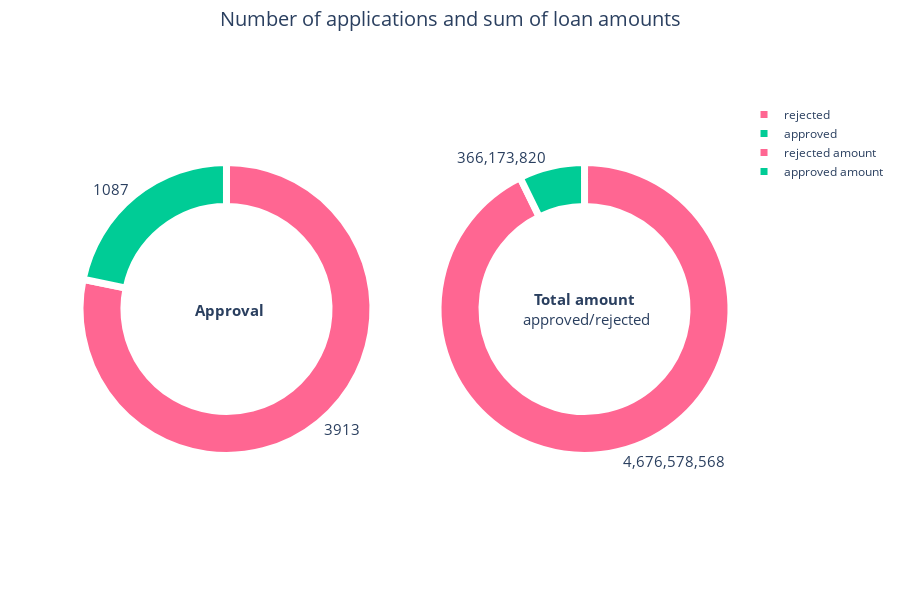

Source (notebook cell):
### Markdown cell above
DONUT CHART

### Code cell
########### settings ###########
donut_hole = 0.7

########### Approved/Rejected PIE CHART #############
trace_approval = go.Pie(labels = pie_chart_approval_loan_names,
                            values = [approved_loan.shape[0], rejected_loan.shape[0]],
                            hole = donut_hole)

########### Approved/Rejected Amount PIE CHART #############
trace_amount = go.Pie(values= [datasink.query(select_approved_decision)[get_decision_amount].sum(),
                                 datasink.query(select_rejected_decision)[get_decision_amount].sum()],
                            labels=pie_chart_loan_amount_names,
                            hole = donut_hole,
                            name="Loan amount")

fig = make_subplots(rows=1, cols=2,
                    specs=[[{"type": "pie"}, {"type": "pie"}]],
                    column_widths=[0.5, 0.5],
                    #vertical_spacing=0.001,
                    subplot_titles=("Approval", "Approved/rejected amount")
                    )

fig.add_trace(trace_approval, row=1, col=1)
fig.add_trace(trace_amount, row=1, col=2)

fig.update_traces(hoverinfo='label', textinfo='value', textfont_size=15, textposition="outside",
                  marker=dict(colors=approval_colors, line=dict(color='#FFFFFF', width=7)))
                
fig.update_annotations(yshift=20) # subplot tiltes

fig.update_layout(
    barmode='stack',
    plot_bgcolor = "white",
    #paper_bgcolor = 'lightgray',
    height=600,
    title={'text': f"Number of applications and sum of loan amounts",
          'x':0.5,
          'y':0.98,
          'xanchor': 'center',
          'font_size': 20
    },
    annotations= [
         {
            "font": {
               "size": 15
            },
            "showarrow": False,
            "text": "<b>Approval</b>",
            "x": 0.23,
            "y": 0.42
         },
         {
            "font": {
               "size": 15
            },
            "showarrow": False,
            "text": "<b>Total amount</b><br> approved/rejected",
            "x": 0.775,
            "y": 0.4
         }
      ],
      )

iplot(fig)

### Figure 1 — Plotly figure (JSON) as saved in the notebook; plotly's stock layout.template omitted (floating-point values rounded to 4 significant figures)
{"data": [{"domain": {"x": [0, 0.45], "y": [0, 1]}, "hole": 0.7, "hoverinfo": "label", "labels": ["approved", "rejected"], "marker": {"colors": ["#00CC96", "#FF6692"], "line": {"color": "#FFFFFF", "width": 7}}, "textfont": {"size": 15}, "textinfo": "value", "textposition": "outside", "type": "pie", "values": [1087, 3913]}, {"domain": {"x": [0.55, 1], "y": [0, 1]}, "hole": 0.7, "hoverinfo": "label", "labels": ["approved amount", "rejected amount"], "marker": {"colors": ["#00CC96", "#FF6692"], "line": {"color": "#FFFFFF", "width": 7}}, "name": "Loan amount", "textfont": {"size": 15}, "textinfo": "value", "textposition": "outside", "type": "pie", "values": [366173820, 4676578568]}], "layout": {"annotations": [{"font": {"size": 15}, "showarrow": false, "text": "<b>Approval</b>", "x": 0.23, "xanchor": "center", "xref": "paper", "y": 0.42, "yanchor": "bottom", "yref": "paper", "yshift": 20}, {"font": {"size": 15}, "showarrow": false, "text": "<b>Total amount</b><br> approved/rejected", "x": 0.775, "xanchor": "center", "xref": "paper", "y": 0.4, "yanchor": "bottom", "yref": "paper", "yshift": 20}], "barmode": "stack", "height": 600, "plot_bgcolor": "white", "title": {"font": {"size": 20}, "text": "Number of applications and sum of loan amounts", "x": 0.5, "xanchor": "center", "y": 0.98}}}
